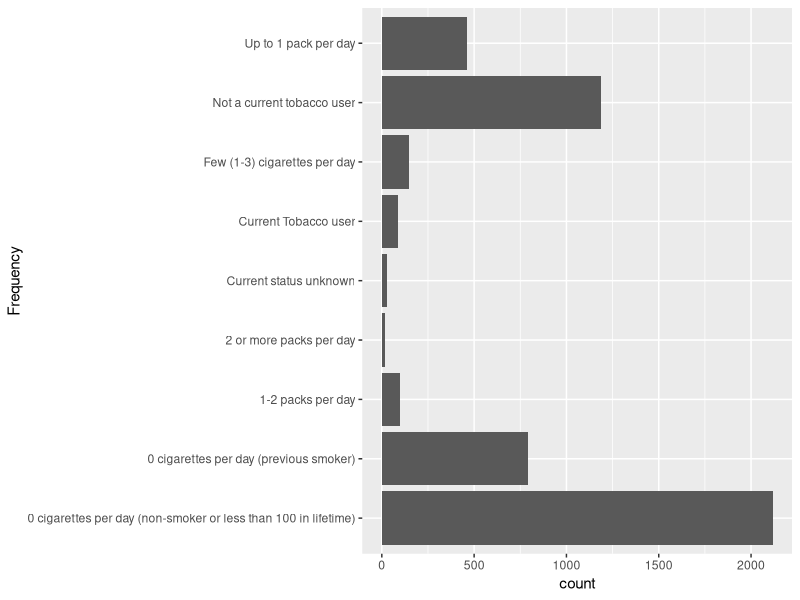

Write R code to recreate this figure.

# awesome smoking graph

setwd("~/my_homework/ggplot_assignment")

smoking <- read.csv ("training_SyncPatientSmokingStatus.csv")
smoking_status <- read.csv ("SyncSmokingStatus.csv")

smokingtotal <- merge (smoking, smoking_status)

# 4,427 unique patients from 4,940 total rows
# possible future todo: select only most recent
# for each patient.

library(ggplot2)
smoking_plot <- ggplot (data = smokingtotal) +
  aes (x = Description) + geom_bar() +
  coord_flip() + xlab("Frequency")

png("smoking_plot.png", width=800, height=480)
smoking_plot
dev.off()
